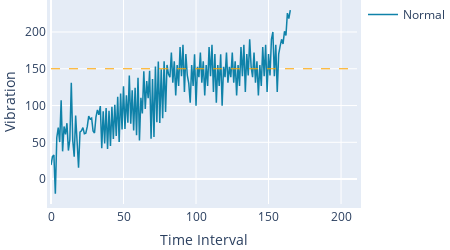

The notebook cell saved with this chart:
### Code cell
# dfa2 = pd.read_csv('dfa_small2.csv')

# dfa2 = dfa.rename(columns={'time':'ds','revolution':'y'})
dfa = pd.read_csv('failurepred4.csv')
train_size = 1
test_size = 0


train_end = int(len(dfa)*train_size)
test_end =  int(len(dfa)*test_size)
train_df = dfa[:train_end]
test_df = dfa[train_end:]



train_X = train_df.drop(['y'], axis =1)
train_y = train_df['y']
test_X = test_df.drop(['y'], axis =1 )
test_y = test_df['y']

fig1 = go.Figure()
fig1.add_traces(go.Scatter(x = train_df.index,y=train_df['y'],line_width=1.5,mode='lines',name='Normal',line=dict(color='#0F82A9')))
# fig1.add_traces(go.Scatter(x = test_df.index,y=test_df['y'],mode='lines',name='Out of Control',line=dict(color='red')))
# fig.add_traces(go.Scatter(x=[hj],y=[future_df['y'][hj]*scale],name='anomaly',mode='markers',marker=dict(color='red',size=8)))
# fig1.add_hline(y=200, line_width=1, line_dash="dash", line_color="red",name='upper Threshold')
# fig1.add_hline(y=0, line_width=1, line_dash="dash", line_color="red",name='lower Threshold')
fig1.add_hline(y=150, line_width=1, line_dash="dash", line_color="orange",name='warning line')


#fig.add_traces(go.Scatter(x=[22,76,133,192,234,228],y=[train_df['y'][22],train_df['y'][76],train_df['y'][133],test_df['y'][192],test_df['y'][234],test_df['y'][228]],mode='markers',name='anomaly',marker=dict(color='red',size=8)))
# fig1.add_traces(go.Scatter(x=[31,30,63,96,32],y=[train_df['y'][31],train_df['y'][30],train_df['y'][63],train_df['y'][96],train_df['y'][32]],mode='markers',name='anomaly',marker=dict(color='red',size=8)))

fig1.update_layout( autosize=False,
                            showlegend = True,
                            #paper_bgcolor="LightSteelBlue",
                             margin=dict(
                                    l=10,
                                    r=10,
                                    b=10,
                                    t=0,
                                    pad=4
                                ),width=450,height=250)
fig1.update_layout(xaxis_title='Time Interval',yaxis_title='Vibration')
fig1.show()

### Figure 1 — Plotly figure (JSON) as saved in the notebook; plotly's stock layout.template omitted (floating-point values rounded to 4 significant figures; data arrays with more than 128 entries replaced by an {"elided": "..."} marker saying what was removed)
{"data": [{"line": {"color": "#0F82A9", "width": 1.5}, "mode": "lines", "name": "Normal", "type": "scatter", "x": {"elided": "212 int values"}, "y": {"elided": "212 float values"}}], "layout": {"autosize": false, "height": 250, "margin": {"b": 10, "l": 10, "pad": 4, "r": 10, "t": 0}, "shapes": [{"line": {"color": "orange", "dash": "dash", "width": 1}, "name": "warning line", "type": "line", "x0": 0, "x1": 1, "xref": "x domain", "y0": 150, "y1": 150, "yref": "y"}], "showlegend": true, "width": 450, "xaxis": {"title": {"text": "Time Interval"}}, "yaxis": {"title": {"text": "Vibration"}}}}
